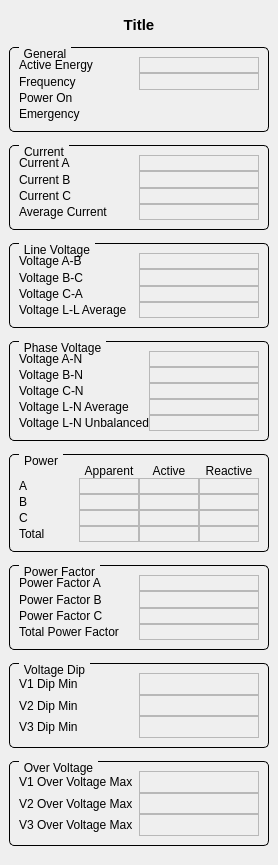
<?xml version="1.0" encoding="UTF-8"?>
<ui version="4.0">
 <class>power_meter_widget</class>
 <widget class="QMainWindow" name="power_meter_widget">
  <property name="geometry">
   <rect>
    <x>0</x>
    <y>0</y>
    <width>278</width>
    <height>865</height>
   </rect>
  </property>
  <property name="windowTitle">
   <string>MainWindow</string>
  </property>
  <widget class="QWidget" name="parentWidget">
   <layout class="QVBoxLayout" name="verticalLayout" stretch="1,5,5,5,5,5,5,5,5">
    <property name="spacing">
     <number>6</number>
    </property>
    <property name="sizeConstraint">
     <enum>QLayout::SetDefaultConstraint</enum>
    </property>
    <item>
     <widget class="QLabel" name="lblTitle">
      <property name="sizePolicy">
       <sizepolicy hsizetype="Preferred" vsizetype="Fixed">
        <horstretch>0</horstretch>
        <verstretch>0</verstretch>
       </sizepolicy>
      </property>
      <property name="font">
       <font>
        <pointsize>11</pointsize>
        <weight>75</weight>
        <bold>true</bold>
       </font>
      </property>
      <property name="text">
       <string>Title</string>
      </property>
      <property name="alignment">
       <set>Qt::AlignCenter</set>
      </property>
     </widget>
    </item>
    <item>
     <widget class="QGroupBox" name="generalGroupBox">
      <property name="sizePolicy">
       <sizepolicy hsizetype="Fixed" vsizetype="Fixed">
        <horstretch>0</horstretch>
        <verstretch>0</verstretch>
       </sizepolicy>
      </property>
      <property name="minimumSize">
       <size>
        <width>260</width>
        <height>85</height>
       </size>
      </property>
      <property name="styleSheet">
       <string notr="true">QGroupBox {
    border: 1px solid black;
    border-radius: 5px;
    margin-top: 0.5em;
}

QGroupBox::title {
    subcontrol-origin: margin;
    left: 10px;
    padding: 0 3px 0 3px;
}</string>
      </property>
      <property name="title">
       <string>General</string>
      </property>
      <layout class="QGridLayout" name="gridLayout_8">
       <property name="spacing">
        <number>0</number>
       </property>
       <item row="0" column="1">
        <widget class="QELabel" name="energy">
         <property name="frameShape">
          <enum>QFrame::StyledPanel</enum>
         </property>
         <property name="variable" stdset="0">
          <string>SA-PS-PMTR$(num):ActiveEnergyDelivered</string>
         </property>
         <property name="variableSubstitutions" stdset="0">
          <string/>
         </property>
         <property name="precision">
          <number>1</number>
         </property>
         <property name="useDbPrecision">
          <bool>false</bool>
         </property>
        </widget>
       </item>
       <item row="3" column="1">
        <widget class="QESimpleShape" name="ledEmergency">
         <property name="ledType">
          <enum>QSimpleShape::Error</enum>
         </property>
         <property name="colour0" stdset="0">
          <color>
           <red>60</red>
           <green>20</green>
           <blue>20</blue>
          </color>
         </property>
         <property name="colour1" stdset="0">
          <color>
           <red>240</red>
           <green>5</green>
           <blue>5</blue>
          </color>
         </property>
         <property name="variable" stdset="0">
          <string>$(type):isEmergency</string>
         </property>
        </widget>
       </item>
       <item row="0" column="0">
        <widget class="QLabel" name="label_12">
         <property name="text">
          <string>Active Energy</string>
         </property>
        </widget>
       </item>
       <item row="2" column="0">
        <widget class="QLabel" name="label_54">
         <property name="text">
          <string>Power On</string>
         </property>
        </widget>
       </item>
       <item row="3" column="0">
        <widget class="QLabel" name="label_55">
         <property name="text">
          <string>Emergency</string>
         </property>
        </widget>
       </item>
       <item row="2" column="1">
        <widget class="QESimpleShape" name="ledPowerOn">
         <property name="ledType">
          <enum>QSimpleShape::Status</enum>
         </property>
         <property name="colour0" stdset="0">
          <color>
           <red>20</red>
           <green>60</green>
           <blue>20</blue>
          </color>
         </property>
         <property name="colour1" stdset="0">
          <color>
           <red>5</red>
           <green>240</green>
           <blue>5</blue>
          </color>
         </property>
         <property name="variable" stdset="0">
          <string>$(type):isPowerON</string>
         </property>
        </widget>
       </item>
       <item row="1" column="1">
        <widget class="QELabel" name="frequency">
         <property name="frameShape">
          <enum>QFrame::StyledPanel</enum>
         </property>
         <property name="variable" stdset="0">
          <string>SA-PS-PMTR$(num):Frequency</string>
         </property>
         <property name="useDbPrecision">
          <bool>false</bool>
         </property>
        </widget>
       </item>
       <item row="1" column="0">
        <widget class="QLabel" name="label_46">
         <property name="text">
          <string>Frequency</string>
         </property>
        </widget>
       </item>
      </layout>
     </widget>
    </item>
    <item>
     <widget class="QGroupBox" name="currentGroupBox">
      <property name="sizePolicy">
       <sizepolicy hsizetype="Fixed" vsizetype="Fixed">
        <horstretch>0</horstretch>
        <verstretch>0</verstretch>
       </sizepolicy>
      </property>
      <property name="minimumSize">
       <size>
        <width>260</width>
        <height>85</height>
       </size>
      </property>
      <property name="styleSheet">
       <string notr="true">QGroupBox {
    border: 1px solid black;
    border-radius: 5px;
    margin-top: 0.5em;
}

QGroupBox::title {
    subcontrol-origin: margin;
    left: 10px;
    padding: 0 3px 0 3px;
}</string>
      </property>
      <property name="title">
       <string>Current</string>
      </property>
      <layout class="QGridLayout" name="gridLayout_7">
       <property name="sizeConstraint">
        <enum>QLayout::SetDefaultConstraint</enum>
       </property>
       <property name="spacing">
        <number>0</number>
       </property>
       <item row="0" column="0">
        <widget class="QLabel" name="label_13">
         <property name="text">
          <string>Current A</string>
         </property>
        </widget>
       </item>
       <item row="0" column="1">
        <widget class="QELabel" name="currentA">
         <property name="frameShape">
          <enum>QFrame::StyledPanel</enum>
         </property>
         <property name="variable" stdset="0">
          <string>SA-PS-PMTR$(num):CurrentA</string>
         </property>
         <property name="useDbPrecision">
          <bool>false</bool>
         </property>
        </widget>
       </item>
       <item row="1" column="0">
        <widget class="QLabel" name="label_14">
         <property name="text">
          <string>Current B</string>
         </property>
        </widget>
       </item>
       <item row="1" column="1">
        <widget class="QELabel" name="currentB">
         <property name="frameShape">
          <enum>QFrame::StyledPanel</enum>
         </property>
         <property name="variable" stdset="0">
          <string>SA-PS-PMTR$(num):CurrentB</string>
         </property>
         <property name="useDbPrecision">
          <bool>false</bool>
         </property>
        </widget>
       </item>
       <item row="2" column="0">
        <widget class="QLabel" name="label_15">
         <property name="text">
          <string>Current C</string>
         </property>
        </widget>
       </item>
       <item row="2" column="1">
        <widget class="QELabel" name="currentC">
         <property name="frameShape">
          <enum>QFrame::StyledPanel</enum>
         </property>
         <property name="variable" stdset="0">
          <string>SA-PS-PMTR$(num):CurrentC</string>
         </property>
         <property name="useDbPrecision">
          <bool>false</bool>
         </property>
        </widget>
       </item>
       <item row="3" column="0">
        <widget class="QLabel" name="label_16">
         <property name="text">
          <string>Average Current</string>
         </property>
        </widget>
       </item>
       <item row="3" column="1">
        <widget class="QELabel" name="averageCurrent">
         <property name="frameShape">
          <enum>QFrame::StyledPanel</enum>
         </property>
         <property name="variable" stdset="0">
          <string>SA-PS-PMTR$(num):Current_Avg</string>
         </property>
         <property name="useDbPrecision">
          <bool>false</bool>
         </property>
        </widget>
       </item>
      </layout>
     </widget>
    </item>
    <item>
     <widget class="QGroupBox" name="lineVoltageGroupBox">
      <property name="sizePolicy">
       <sizepolicy hsizetype="Fixed" vsizetype="Fixed">
        <horstretch>0</horstretch>
        <verstretch>0</verstretch>
       </sizepolicy>
      </property>
      <property name="minimumSize">
       <size>
        <width>260</width>
        <height>85</height>
       </size>
      </property>
      <property name="styleSheet">
       <string notr="true">QGroupBox {
    border: 1px solid black;
    border-radius: 5px;
    margin-top: 0.5em;
}

QGroupBox::title {
    subcontrol-origin: margin;
    left: 10px;
    padding: 0 3px 0 3px;
}</string>
      </property>
      <property name="title">
       <string>Line Voltage</string>
      </property>
      <layout class="QGridLayout" name="gridLayout_3">
       <property name="spacing">
        <number>0</number>
       </property>
       <item row="0" column="0">
        <widget class="QLabel" name="label_17">
         <property name="text">
          <string>Voltage A-B</string>
         </property>
        </widget>
       </item>
       <item row="0" column="1">
        <widget class="QELabel" name="voltageAB">
         <property name="frameShape">
          <enum>QFrame::StyledPanel</enum>
         </property>
         <property name="variable" stdset="0">
          <string>SA-PS-PMTR$(num):VoltageA-B</string>
         </property>
         <property name="useDbPrecision">
          <bool>false</bool>
         </property>
        </widget>
       </item>
       <item row="1" column="0">
        <widget class="QLabel" name="label_18">
         <property name="text">
          <string>Voltage B-C</string>
         </property>
        </widget>
       </item>
       <item row="1" column="1">
        <widget class="QELabel" name="voltageBC">
         <property name="frameShape">
          <enum>QFrame::StyledPanel</enum>
         </property>
         <property name="variable" stdset="0">
          <string>SA-PS-PMTR$(num):VoltageB-C</string>
         </property>
         <property name="useDbPrecision">
          <bool>false</bool>
         </property>
        </widget>
       </item>
       <item row="2" column="0">
        <widget class="QLabel" name="label_21">
         <property name="text">
          <string>Voltage C-A</string>
         </property>
        </widget>
       </item>
       <item row="2" column="1">
        <widget class="QELabel" name="voltageCA">
         <property name="frameShape">
          <enum>QFrame::StyledPanel</enum>
         </property>
         <property name="variable" stdset="0">
          <string>SA-PS-PMTR$(num):VoltageC-A</string>
         </property>
         <property name="useDbPrecision">
          <bool>false</bool>
         </property>
        </widget>
       </item>
       <item row="3" column="0">
        <widget class="QLabel" name="label_22">
         <property name="text">
          <string>Voltage L-L Average</string>
         </property>
        </widget>
       </item>
       <item row="3" column="1">
        <widget class="QELabel" name="averageVoltageLL">
         <property name="frameShape">
          <enum>QFrame::StyledPanel</enum>
         </property>
         <property name="variable" stdset="0">
          <string>SA-PS-PMTR$(num):VoltageL-L_Avg</string>
         </property>
         <property name="useDbPrecision">
          <bool>false</bool>
         </property>
        </widget>
       </item>
      </layout>
     </widget>
    </item>
    <item>
     <widget class="QGroupBox" name="phaseVoltageGroupBox">
      <property name="sizePolicy">
       <sizepolicy hsizetype="Fixed" vsizetype="Fixed">
        <horstretch>0</horstretch>
        <verstretch>0</verstretch>
       </sizepolicy>
      </property>
      <property name="minimumSize">
       <size>
        <width>260</width>
        <height>85</height>
       </size>
      </property>
      <property name="styleSheet">
       <string notr="true">QGroupBox {
    border: 1px solid black;
    border-radius: 5px;
    margin-top: 0.5em;
}

QGroupBox::title {
    subcontrol-origin: margin;
    left: 10px;
    padding: 0 3px 0 3px;
}</string>
      </property>
      <property name="title">
       <string>Phase Voltage</string>
      </property>
      <layout class="QGridLayout" name="gridLayout_2">
       <property name="spacing">
        <number>0</number>
       </property>
       <item row="0" column="0">
        <widget class="QLabel" name="label_24">
         <property name="text">
          <string>Voltage A-N</string>
         </property>
        </widget>
       </item>
       <item row="0" column="1">
        <widget class="QELabel" name="voltageAN">
         <property name="frameShape">
          <enum>QFrame::StyledPanel</enum>
         </property>
         <property name="variable" stdset="0">
          <string>SA-PS-PMTR$(num):VoltageA-N</string>
         </property>
         <property name="useDbPrecision">
          <bool>false</bool>
         </property>
        </widget>
       </item>
       <item row="1" column="0">
        <widget class="QLabel" name="label_19">
         <property name="text">
          <string>Voltage B-N</string>
         </property>
        </widget>
       </item>
       <item row="1" column="1">
        <widget class="QELabel" name="voltageBN">
         <property name="frameShape">
          <enum>QFrame::StyledPanel</enum>
         </property>
         <property name="variable" stdset="0">
          <string>SA-PS-PMTR$(num):VoltageB-N</string>
         </property>
         <property name="useDbPrecision">
          <bool>false</bool>
         </property>
        </widget>
       </item>
       <item row="2" column="0">
        <widget class="QLabel" name="label_23">
         <property name="text">
          <string>Voltage C-N</string>
         </property>
        </widget>
       </item>
       <item row="2" column="1">
        <widget class="QELabel" name="voltageCN">
         <property name="frameShape">
          <enum>QFrame::StyledPanel</enum>
         </property>
         <property name="variable" stdset="0">
          <string>SA-PS-PMTR$(num):VoltageC-N</string>
         </property>
         <property name="useDbPrecision">
          <bool>false</bool>
         </property>
        </widget>
       </item>
       <item row="3" column="0">
        <widget class="QLabel" name="label_25">
         <property name="text">
          <string>Voltage L-N Average</string>
         </property>
        </widget>
       </item>
       <item row="3" column="1">
        <widget class="QELabel" name="voltageLN">
         <property name="frameShape">
          <enum>QFrame::StyledPanel</enum>
         </property>
         <property name="variable" stdset="0">
          <string>SA-PS-PMTR$(num):VoltageL-N_Avg</string>
         </property>
         <property name="useDbPrecision">
          <bool>false</bool>
         </property>
        </widget>
       </item>
       <item row="4" column="0">
        <widget class="QLabel" name="label_27">
         <property name="text">
          <string>Voltage L-N Unbalanced</string>
         </property>
        </widget>
       </item>
       <item row="4" column="1">
        <widget class="QELabel" name="voltageLNUnbalanced">
         <property name="frameShape">
          <enum>QFrame::StyledPanel</enum>
         </property>
         <property name="variable" stdset="0">
          <string>SA-PS-PMTR$(num):VoltageL-N_UnbalancedPercentage</string>
         </property>
         <property name="useDbPrecision">
          <bool>false</bool>
         </property>
        </widget>
       </item>
      </layout>
     </widget>
    </item>
    <item>
     <widget class="QGroupBox" name="powerGroupBox">
      <property name="sizePolicy">
       <sizepolicy hsizetype="Fixed" vsizetype="Fixed">
        <horstretch>0</horstretch>
        <verstretch>0</verstretch>
       </sizepolicy>
      </property>
      <property name="minimumSize">
       <size>
        <width>260</width>
        <height>85</height>
       </size>
      </property>
      <property name="styleSheet">
       <string notr="true">QGroupBox {
    border: 1px solid black;
    border-radius: 5px;
    margin-top: 0.5em;
}

QGroupBox::title {
    subcontrol-origin: margin;
    left: 10px;
    padding: 0 3px 0 3px;
}</string>
      </property>
      <property name="title">
       <string>Power</string>
      </property>
      <layout class="QGridLayout" name="gridLayout">
       <property name="spacing">
        <number>0</number>
       </property>
       <item row="0" column="1">
        <widget class="QLabel" name="label_50">
         <property name="text">
          <string>Apparent</string>
         </property>
         <property name="alignment">
          <set>Qt::AlignCenter</set>
         </property>
        </widget>
       </item>
       <item row="0" column="2">
        <widget class="QLabel" name="label_43">
         <property name="text">
          <string>Active</string>
         </property>
         <property name="alignment">
          <set>Qt::AlignCenter</set>
         </property>
        </widget>
       </item>
       <item row="0" column="3">
        <widget class="QLabel" name="label_45">
         <property name="text">
          <string>Reactive</string>
         </property>
         <property name="alignment">
          <set>Qt::AlignCenter</set>
         </property>
        </widget>
       </item>
       <item row="1" column="0">
        <widget class="QLabel" name="label_33">
         <property name="text">
          <string>A</string>
         </property>
        </widget>
       </item>
       <item row="1" column="1">
        <widget class="QELabel" name="apparentPowerA">
         <property name="frameShape">
          <enum>QFrame::StyledPanel</enum>
         </property>
         <property name="variable" stdset="0">
          <string>SA-PS-PMTR$(num):ApparentPowerA_KVA</string>
         </property>
         <property name="precision">
          <number>0</number>
         </property>
         <property name="useDbPrecision">
          <bool>false</bool>
         </property>
        </widget>
       </item>
       <item row="1" column="2">
        <widget class="QELabel" name="activePowerA">
         <property name="frameShape">
          <enum>QFrame::StyledPanel</enum>
         </property>
         <property name="variable" stdset="0">
          <string>SA-PS-PMTR$(num):ActivePowerA_KW</string>
         </property>
         <property name="precision">
          <number>0</number>
         </property>
         <property name="useDbPrecision">
          <bool>false</bool>
         </property>
        </widget>
       </item>
       <item row="1" column="3">
        <widget class="QELabel" name="reactivePowerA">
         <property name="frameShape">
          <enum>QFrame::StyledPanel</enum>
         </property>
         <property name="variable" stdset="0">
          <string>SA-PS-PMTR$(num):ReactivePowerA_KVAR</string>
         </property>
         <property name="precision">
          <number>0</number>
         </property>
         <property name="useDbPrecision">
          <bool>false</bool>
         </property>
        </widget>
       </item>
       <item row="2" column="0">
        <widget class="QLabel" name="label_30">
         <property name="text">
          <string>B</string>
         </property>
        </widget>
       </item>
       <item row="2" column="1">
        <widget class="QELabel" name="apparentPowerB">
         <property name="frameShape">
          <enum>QFrame::StyledPanel</enum>
         </property>
         <property name="variable" stdset="0">
          <string>SA-PS-PMTR$(num):ApparentPowerB_KVA</string>
         </property>
         <property name="precision">
          <number>0</number>
         </property>
         <property name="useDbPrecision">
          <bool>false</bool>
         </property>
        </widget>
       </item>
       <item row="2" column="2">
        <widget class="QELabel" name="activePowerB">
         <property name="frameShape">
          <enum>QFrame::StyledPanel</enum>
         </property>
         <property name="variable" stdset="0">
          <string>SA-PS-PMTR$(num):ActivePowerB_KW</string>
         </property>
         <property name="precision">
          <number>0</number>
         </property>
         <property name="useDbPrecision">
          <bool>false</bool>
         </property>
        </widget>
       </item>
       <item row="2" column="3">
        <widget class="QELabel" name="reactivePowerB">
         <property name="frameShape">
          <enum>QFrame::StyledPanel</enum>
         </property>
         <property name="variable" stdset="0">
          <string>SA-PS-PMTR$(num):ReactivePowerB_KVAR</string>
         </property>
         <property name="precision">
          <number>0</number>
         </property>
         <property name="useDbPrecision">
          <bool>false</bool>
         </property>
        </widget>
       </item>
       <item row="3" column="0">
        <widget class="QLabel" name="label_31">
         <property name="text">
          <string>C</string>
         </property>
        </widget>
       </item>
       <item row="3" column="1">
        <widget class="QELabel" name="apparentPowerC">
         <property name="frameShape">
          <enum>QFrame::StyledPanel</enum>
         </property>
         <property name="variable" stdset="0">
          <string>SA-PS-PMTR$(num):ApparentPowerC_KVA</string>
         </property>
         <property name="precision">
          <number>0</number>
         </property>
         <property name="useDbPrecision">
          <bool>false</bool>
         </property>
        </widget>
       </item>
       <item row="3" column="2">
        <widget class="QELabel" name="activePowerC">
         <property name="frameShape">
          <enum>QFrame::StyledPanel</enum>
         </property>
         <property name="variable" stdset="0">
          <string>SA-PS-PMTR$(num):ActivePowerC_KW</string>
         </property>
         <property name="precision">
          <number>0</number>
         </property>
         <property name="useDbPrecision">
          <bool>false</bool>
         </property>
        </widget>
       </item>
       <item row="3" column="3">
        <widget class="QELabel" name="reactivePowerC">
         <property name="frameShape">
          <enum>QFrame::StyledPanel</enum>
         </property>
         <property name="variable" stdset="0">
          <string>SA-PS-PMTR$(num):ReactivePowerC_KVAR</string>
         </property>
         <property name="precision">
          <number>0</number>
         </property>
         <property name="useDbPrecision">
          <bool>false</bool>
         </property>
        </widget>
       </item>
       <item row="4" column="0">
        <widget class="QLabel" name="label_39">
         <property name="text">
          <string>Total</string>
         </property>
        </widget>
       </item>
       <item row="4" column="1">
        <widget class="QELabel" name="totalApparentPower">
         <property name="frameShape">
          <enum>QFrame::StyledPanel</enum>
         </property>
         <property name="variable" stdset="0">
          <string>SA-PS-PMTR$(num):ApparentPowerTotal_KVA</string>
         </property>
         <property name="precision">
          <number>0</number>
         </property>
         <property name="useDbPrecision">
          <bool>false</bool>
         </property>
        </widget>
       </item>
       <item row="4" column="2">
        <widget class="QELabel" name="totalActivePower">
         <property name="frameShape">
          <enum>QFrame::StyledPanel</enum>
         </property>
         <property name="variable" stdset="0">
          <string>SA-PS-PMTR$(num):ActivePowerTotal_KW</string>
         </property>
         <property name="precision">
          <number>0</number>
         </property>
         <property name="useDbPrecision">
          <bool>false</bool>
         </property>
        </widget>
       </item>
       <item row="4" column="3">
        <widget class="QELabel" name="totalReactivePower">
         <property name="frameShape">
          <enum>QFrame::StyledPanel</enum>
         </property>
         <property name="variable" stdset="0">
          <string>SA-PS-PMTR$(num):ReactivePowerTotal_KVAR</string>
         </property>
         <property name="precision">
          <number>0</number>
         </property>
         <property name="useDbPrecision">
          <bool>false</bool>
         </property>
        </widget>
       </item>
      </layout>
     </widget>
    </item>
    <item>
     <widget class="QGroupBox" name="powerFactorGroupBox">
      <property name="sizePolicy">
       <sizepolicy hsizetype="Fixed" vsizetype="Fixed">
        <horstretch>0</horstretch>
        <verstretch>0</verstretch>
       </sizepolicy>
      </property>
      <property name="minimumSize">
       <size>
        <width>260</width>
        <height>85</height>
       </size>
      </property>
      <property name="styleSheet">
       <string notr="true">QGroupBox {
    border: 1px solid black;
    border-radius: 5px;
    margin-top: 0.5em;
}

QGroupBox::title {
    subcontrol-origin: margin;
    left: 10px;
    padding: 0 3px 0 3px;
}</string>
      </property>
      <property name="title">
       <string>Power Factor</string>
      </property>
      <layout class="QGridLayout" name="gridLayout_4">
       <property name="spacing">
        <number>0</number>
       </property>
       <item row="0" column="0">
        <widget class="QLabel" name="label_42">
         <property name="text">
          <string>Power Factor A</string>
         </property>
        </widget>
       </item>
       <item row="0" column="1">
        <widget class="QELabel" name="pfA">
         <property name="frameShape">
          <enum>QFrame::StyledPanel</enum>
         </property>
         <property name="variable" stdset="0">
          <string>SA-PS-PMTR$(num):PowerFactorA</string>
         </property>
         <property name="useDbPrecision">
          <bool>false</bool>
         </property>
         <property name="addUnits">
          <bool>false</bool>
         </property>
        </widget>
       </item>
       <item row="1" column="0">
        <widget class="QLabel" name="label_44">
         <property name="text">
          <string>Power Factor B</string>
         </property>
        </widget>
       </item>
       <item row="1" column="1">
        <widget class="QELabel" name="pfB">
         <property name="frameShape">
          <enum>QFrame::StyledPanel</enum>
         </property>
         <property name="variable" stdset="0">
          <string>SA-PS-PMTR$(num):PowerFactorB</string>
         </property>
         <property name="useDbPrecision">
          <bool>false</bool>
         </property>
         <property name="addUnits">
          <bool>false</bool>
         </property>
        </widget>
       </item>
       <item row="2" column="0">
        <widget class="QLabel" name="label_53">
         <property name="text">
          <string>Power Factor C</string>
         </property>
        </widget>
       </item>
       <item row="2" column="1">
        <widget class="QELabel" name="pfC">
         <property name="frameShape">
          <enum>QFrame::StyledPanel</enum>
         </property>
         <property name="variable" stdset="0">
          <string>SA-PS-PMTR$(num):PowerFactorC</string>
         </property>
         <property name="useDbPrecision">
          <bool>false</bool>
         </property>
         <property name="addUnits">
          <bool>false</bool>
         </property>
        </widget>
       </item>
       <item row="3" column="0">
        <widget class="QLabel" name="label_40">
         <property name="text">
          <string>Total Power Factor</string>
         </property>
        </widget>
       </item>
       <item row="3" column="1">
        <widget class="QELabel" name="totalPF">
         <property name="frameShape">
          <enum>QFrame::StyledPanel</enum>
         </property>
         <property name="variable" stdset="0">
          <string>SA-PS-PMTR$(num):PowerFactorTotal</string>
         </property>
         <property name="useDbPrecision">
          <bool>false</bool>
         </property>
         <property name="addUnits">
          <bool>false</bool>
         </property>
        </widget>
       </item>
      </layout>
     </widget>
    </item>
    <item>
     <widget class="QGroupBox" name="voltageDipGroupBox">
      <property name="sizePolicy">
       <sizepolicy hsizetype="Fixed" vsizetype="Fixed">
        <horstretch>0</horstretch>
        <verstretch>0</verstretch>
       </sizepolicy>
      </property>
      <property name="minimumSize">
       <size>
        <width>260</width>
        <height>85</height>
       </size>
      </property>
      <property name="styleSheet">
       <string notr="true">QGroupBox {
    border: 1px solid black;
    border-radius: 5px;
    margin-top: 0.5em;
}

QGroupBox::title {
    subcontrol-origin: margin;
    left: 10px;
    padding: 0 3px 0 3px;
}</string>
      </property>
      <property name="title">
       <string>Voltage Dip</string>
      </property>
      <layout class="QGridLayout" name="gridLayout_5">
       <property name="spacing">
        <number>0</number>
       </property>
       <item row="0" column="0">
        <widget class="QLabel" name="label_49">
         <property name="text">
          <string>V1 Dip Min</string>
         </property>
        </widget>
       </item>
       <item row="0" column="1">
        <widget class="QELabel" name="v1DipMin">
         <property name="frameShape">
          <enum>QFrame::StyledPanel</enum>
         </property>
         <property name="variable" stdset="0">
          <string>SA-PS-PMTR$(num):V1DipMinPercentage</string>
         </property>
         <property name="addUnits">
          <bool>true</bool>
         </property>
        </widget>
       </item>
       <item row="1" column="0">
        <widget class="QLabel" name="label_52">
         <property name="text">
          <string>V2 Dip Min</string>
         </property>
        </widget>
       </item>
       <item row="1" column="1">
        <widget class="QELabel" name="v2DipMin">
         <property name="frameShape">
          <enum>QFrame::StyledPanel</enum>
         </property>
         <property name="variable" stdset="0">
          <string>SA-PS-PMTR$(num):V2DipMinPercentage</string>
         </property>
         <property name="addUnits">
          <bool>true</bool>
         </property>
        </widget>
       </item>
       <item row="2" column="0">
        <widget class="QLabel" name="label_48">
         <property name="text">
          <string>V3 Dip Min</string>
         </property>
        </widget>
       </item>
       <item row="2" column="1">
        <widget class="QELabel" name="v3DipMin">
         <property name="frameShape">
          <enum>QFrame::StyledPanel</enum>
         </property>
         <property name="variable" stdset="0">
          <string>SA-PS-PMTR$(num):V3DipMinPercentage</string>
         </property>
         <property name="addUnits">
          <bool>true</bool>
         </property>
        </widget>
       </item>
      </layout>
     </widget>
    </item>
    <item>
     <widget class="QGroupBox" name="overVoltageGroupBox">
      <property name="sizePolicy">
       <sizepolicy hsizetype="Fixed" vsizetype="Fixed">
        <horstretch>0</horstretch>
        <verstretch>0</verstretch>
       </sizepolicy>
      </property>
      <property name="minimumSize">
       <size>
        <width>260</width>
        <height>85</height>
       </size>
      </property>
      <property name="styleSheet">
       <string notr="true">QGroupBox {
    border: 1px solid black;
    border-radius: 5px;
    margin-top: 0.5em;
}

QGroupBox::title {
    subcontrol-origin: margin;
    left: 10px;
    padding: 0 3px 0 3px;
}</string>
      </property>
      <property name="title">
       <string>Over Voltage</string>
      </property>
      <layout class="QGridLayout" name="gridLayout_6">
       <property name="spacing">
        <number>0</number>
       </property>
       <item row="0" column="0">
        <widget class="QLabel" name="label_47">
         <property name="text">
          <string>V1 Over Voltage Max</string>
         </property>
        </widget>
       </item>
       <item row="0" column="1">
        <widget class="QELabel" name="v1OverVoltageMax">
         <property name="frameShape">
          <enum>QFrame::StyledPanel</enum>
         </property>
         <property name="variable" stdset="0">
          <string>SA-PS-PMTR$(num):V1OverVoltageMaxPercentage</string>
         </property>
         <property name="useDbPrecision">
          <bool>false</bool>
         </property>
        </widget>
       </item>
       <item row="1" column="0">
        <widget class="QLabel" name="label_51">
         <property name="text">
          <string>V2 Over Voltage Max</string>
         </property>
        </widget>
       </item>
       <item row="1" column="1">
        <widget class="QELabel" name="v2OverVoltageMax">
         <property name="frameShape">
          <enum>QFrame::StyledPanel</enum>
         </property>
         <property name="variable" stdset="0">
          <string>SA-PS-PMTR$(num):V2OverVoltageMaxPercentage</string>
         </property>
         <property name="useDbPrecision">
          <bool>false</bool>
         </property>
        </widget>
       </item>
       <item row="2" column="0">
        <widget class="QLabel" name="label_41">
         <property name="text">
          <string>V3 Over Voltage Max</string>
         </property>
        </widget>
       </item>
       <item row="2" column="1">
        <widget class="QELabel" name="v3OverVoltageMax">
         <property name="frameShape">
          <enum>QFrame::StyledPanel</enum>
         </property>
         <property name="variable" stdset="0">
          <string>SA-PS-PMTR$(num):V3OverVoltageMaxPercentage</string>
         </property>
         <property name="useDbPrecision">
          <bool>false</bool>
         </property>
        </widget>
       </item>
      </layout>
     </widget>
    </item>
   </layout>
  </widget>
 </widget>
 <customwidgets>
  <customwidget>
   <class>QELabel</class>
   <extends>QLabel</extends>
   <header>QELabel.h</header>
  </customwidget>
  <customwidget>
   <class>QESimpleShape</class>
   <extends>QSimpleShape</extends>
   <header>QESimpleShape.h</header>
  </customwidget>
  <customwidget>
   <class>QSimpleShape</class>
   <extends>QWidget</extends>
   <header>QSimpleShape.h</header>
  </customwidget>
 </customwidgets>
 <resources/>
 <connections/>
</ui>
